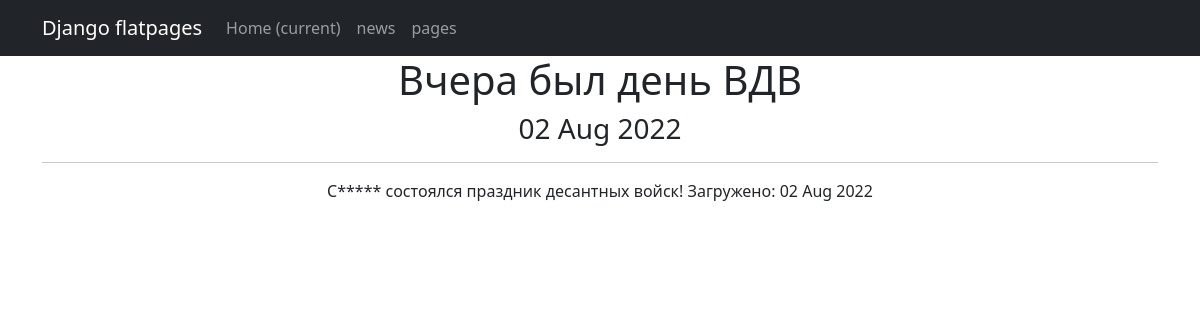
/news/5, run on the app's committed database.
### news_portal_app/models.py (models this page shows, shortened)
class Post(models.Model):
    time_in = models.DateTimeField(auto_now_add=True)
    NEWS = "NW"
    ARTICLE = "AR"
    CATEGORIES = (
        (NEWS, 'Новость'),
        (ARTICLE, 'Статья')
    )
    article_or_news = models.CharField(max_length=2, choices=CATEGORIES, default=NEWS)
    heading = models.CharField(max_length=255, unique=True)
    text_article = models.TextField()
    post_rating = models.IntegerField(default=0)
    author = models.ForeignKey(Author, on_delete=models.CASCADE)
    category = models.ManyToManyField(Category, through='PostCategory')

### news_portal_app/views.py (the view)
# urls.py: path('<int:pk>', PostDetail.as_view()),
class PostDetail(DetailView):
    model = Post
    template_name = 'post.html'
    context_object_name = 'post'

### news_portal_app/templatetags/custom_filters.py (called while the page is built)
@register.filter()
def censor(texts):
    if not isinstance(texts, str):
        raise ValueError('Этот тип переменной нельзя цензурировать')
    texts = texts.split()
    i = 0
    for word in texts:
        for badword in BAD_WORDS:
            if badword in word:
                expletive = badword + word.replace(word, '*****')
                texts[i] = expletive
        i += 1
    texts = ' '.join(texts)
    return f'{texts}'

### news_portal_app/templatetags/custom_tags.py (called while the page is built)
@register.simple_tag()
def current_time(format_string='%b %d %Y'):
   return datetime.utcnow().strftime(format_string)

### templates/post.html (shortened to what this page needs)
{% extends 'flatpages/default.html' %}
{% load custom_filters %}
{% load custom_tags %}
{% block content %}
<h1>{{ post.heading|censor }}</h1>
<h3>{% current_time '%d %b %Y' %}</h3>
<hr>
    {{ post.text_article|censor }}
    Загружено:
    {{ post.time_in|date:'d M Y' }}
{% endblock content %}

### data on the page
Post: heading|censor "Вчера был день ВДВ", text_article|censor "С***** состоялся праздник десантных войск!", time_in "02 Aug 2022"
